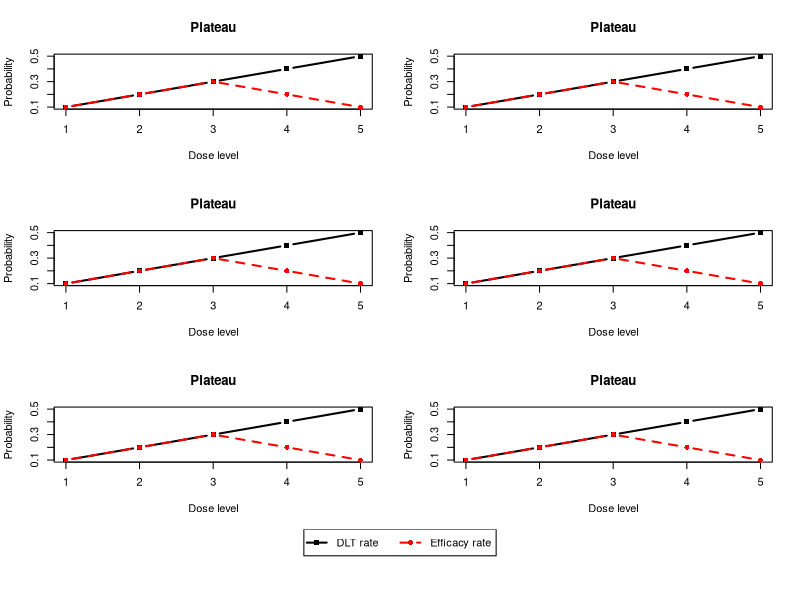

Source code (R):
phaseI_II.scenario.plot.fn <- function(p.true, pE.true, main="Plateau"){
    ndose <- length(p.true)
    cols <- c("black", "red")
    lwds <- c(2, 2)
    ltys <- c(1, 2)
    pchs <- c(15, 16)
    plot(1:ndose, p.true, ylab = "Probability", xlab="Dose level", main=main, 
         type="b", 
         lwd=lwds[1], col=cols[1], lty=ltys[1], pch=pchs[1])
    lines(1:ndose, pE.true, type="b", lwd=lwds[2], col=cols[2], lty=ltys[2], pch=pchs[2])
#    legend("topleft", c("DLT rate", "Efficacy rate"), col=cols, lty=ltys, lwd=lwds, pch=pchs)
}


p.true <- c(0.1, 0.2, 0.3, 0.4, 0.5)
pE.true <- c(0.1, 0.2, 0.3, 0.2, 0.1)

dev.off()
de.par <- par()
mat <- matrix(c(1, 2, 3, 4, 5, 6, 7, 7), nrow=4, byrow=TRUE)
layout(mat=mat, heights=c(0.5, 0.5, 0.5, 0.2))
par(mar=de.par$mar)

phaseI_II.scenario.plot.fn(p.true, pE.true)
phaseI_II.scenario.plot.fn(p.true, pE.true)
phaseI_II.scenario.plot.fn(p.true, pE.true)
phaseI_II.scenario.plot.fn(p.true, pE.true)
phaseI_II.scenario.plot.fn(p.true, pE.true)
phaseI_II.scenario.plot.fn(p.true, pE.true)

par(mar = c(0,2,0,2))
plot(1, type = "n", axes=FALSE, xlab="", ylab="")
cols <- c("black", "red")
lwds <- c(2, 2)
ltys <- c(1, 2)
pchs <- c(15, 16)
legend(x="top", inset=0, legend=c("DLT rate", "Efficacy rate"), col=cols, lty=ltys, lwd=lwds, pch=pchs, horiz=TRUE)
